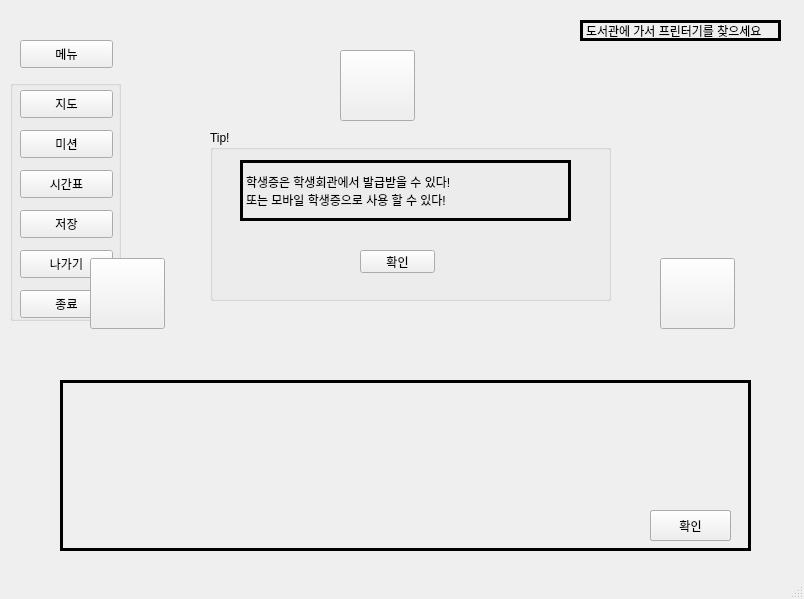
<?xml version="1.0" encoding="UTF-8"?>
<ui version="4.0">
 <class>SSG</class>
 <widget class="QMainWindow" name="SSG">
  <property name="geometry">
   <rect>
    <x>0</x>
    <y>0</y>
    <width>804</width>
    <height>599</height>
   </rect>
  </property>
  <property name="windowTitle">
   <string>SSG</string>
  </property>
  <widget class="QWidget" name="centralwidget">
   <widget class="QPushButton" name="menu">
    <property name="geometry">
     <rect>
      <x>20</x>
      <y>40</y>
      <width>93</width>
      <height>28</height>
     </rect>
    </property>
    <property name="text">
     <string>메뉴</string>
    </property>
   </widget>
   <widget class="QGroupBox" name="menuBox">
    <property name="geometry">
     <rect>
      <x>10</x>
      <y>80</y>
      <width>111</width>
      <height>241</height>
     </rect>
    </property>
    <property name="title">
     <string/>
    </property>
    <widget class="QPushButton" name="map">
     <property name="geometry">
      <rect>
       <x>10</x>
       <y>10</y>
       <width>93</width>
       <height>28</height>
      </rect>
     </property>
     <property name="text">
      <string>지도</string>
     </property>
    </widget>
    <widget class="QPushButton" name="mission">
     <property name="geometry">
      <rect>
       <x>10</x>
       <y>50</y>
       <width>93</width>
       <height>28</height>
      </rect>
     </property>
     <property name="text">
      <string>미션</string>
     </property>
    </widget>
    <widget class="QPushButton" name="save">
     <property name="geometry">
      <rect>
       <x>10</x>
       <y>130</y>
       <width>93</width>
       <height>28</height>
      </rect>
     </property>
     <property name="text">
      <string>저장</string>
     </property>
    </widget>
    <widget class="QPushButton" name="exit">
     <property name="geometry">
      <rect>
       <x>10</x>
       <y>210</y>
       <width>93</width>
       <height>28</height>
      </rect>
     </property>
     <property name="text">
      <string>종료</string>
     </property>
    </widget>
    <widget class="QPushButton" name="time">
     <property name="geometry">
      <rect>
       <x>10</x>
       <y>90</y>
       <width>93</width>
       <height>28</height>
      </rect>
     </property>
     <property name="text">
      <string>시간표</string>
     </property>
    </widget>
    <widget class="QPushButton" name="out_btn">
     <property name="geometry">
      <rect>
       <x>10</x>
       <y>170</y>
       <width>93</width>
       <height>28</height>
      </rect>
     </property>
     <property name="text">
      <string>나가기</string>
     </property>
    </widget>
   </widget>
   <widget class="QLabel" name="chat">
    <property name="geometry">
     <rect>
      <x>60</x>
      <y>380</y>
      <width>691</width>
      <height>171</height>
     </rect>
    </property>
    <property name="frameShape">
     <enum>QFrame::Box</enum>
    </property>
    <property name="lineWidth">
     <number>3</number>
    </property>
    <property name="midLineWidth">
     <number>3</number>
    </property>
    <property name="text">
     <string/>
    </property>
   </widget>
   <widget class="QLabel" name="mission_show">
    <property name="geometry">
     <rect>
      <x>580</x>
      <y>20</y>
      <width>201</width>
      <height>21</height>
     </rect>
    </property>
    <property name="frameShape">
     <enum>QFrame::Box</enum>
    </property>
    <property name="lineWidth">
     <number>3</number>
    </property>
    <property name="midLineWidth">
     <number>3</number>
    </property>
    <property name="text">
     <string>도서관에 가서 프린터기를 찾으세요</string>
    </property>
   </widget>
   <widget class="QPushButton" name="next">
    <property name="geometry">
     <rect>
      <x>650</x>
      <y>510</y>
      <width>81</width>
      <height>31</height>
     </rect>
    </property>
    <property name="text">
     <string>다음</string>
    </property>
   </widget>
   <widget class="QPushButton" name="go">
    <property name="geometry">
     <rect>
      <x>650</x>
      <y>510</y>
      <width>81</width>
      <height>31</height>
     </rect>
    </property>
    <property name="text">
     <string>확인</string>
    </property>
   </widget>
   <widget class="QPushButton" name="go_2">
    <property name="geometry">
     <rect>
      <x>650</x>
      <y>510</y>
      <width>81</width>
      <height>31</height>
     </rect>
    </property>
    <property name="text">
     <string>확인</string>
    </property>
   </widget>
   <widget class="QLabel" name="imageLabel">
    <property name="geometry">
     <rect>
      <x>90</x>
      <y>50</y>
      <width>651</width>
      <height>311</height>
     </rect>
    </property>
    <property name="text">
     <string/>
    </property>
   </widget>
   <widget class="QPushButton" name="left">
    <property name="geometry">
     <rect>
      <x>90</x>
      <y>258</y>
      <width>75</width>
      <height>71</height>
     </rect>
    </property>
    <property name="text">
     <string/>
    </property>
   </widget>
   <widget class="QPushButton" name="right">
    <property name="geometry">
     <rect>
      <x>660</x>
      <y>258</y>
      <width>75</width>
      <height>71</height>
     </rect>
    </property>
    <property name="text">
     <string/>
    </property>
   </widget>
   <widget class="QPushButton" name="front">
    <property name="geometry">
     <rect>
      <x>340</x>
      <y>50</y>
      <width>75</width>
      <height>71</height>
     </rect>
    </property>
    <property name="text">
     <string/>
    </property>
   </widget>
   <widget class="QGroupBox" name="missionBox">
    <property name="geometry">
     <rect>
      <x>210</x>
      <y>130</y>
      <width>401</width>
      <height>171</height>
     </rect>
    </property>
    <property name="title">
     <string>Tip!</string>
    </property>
    <widget class="QLabel" name="chat_m">
     <property name="geometry">
      <rect>
       <x>30</x>
       <y>30</y>
       <width>331</width>
       <height>61</height>
      </rect>
     </property>
     <property name="frameShape">
      <enum>QFrame::Box</enum>
     </property>
     <property name="lineWidth">
      <number>3</number>
     </property>
     <property name="midLineWidth">
      <number>3</number>
     </property>
     <property name="text">
      <string>학생증은 학생회관에서 발급받을 수 있다!
또는 모바일 학생증으로 사용 할 수 있다!</string>
     </property>
    </widget>
    <widget class="QPushButton" name="OK">
     <property name="geometry">
      <rect>
       <x>150</x>
       <y>120</y>
       <width>75</width>
       <height>23</height>
      </rect>
     </property>
     <property name="text">
      <string>확인</string>
     </property>
    </widget>
   </widget>
  </widget>
  <widget class="QStatusBar" name="statusbar"/>
 </widget>
 <resources/>
 <connections/>
</ui>
